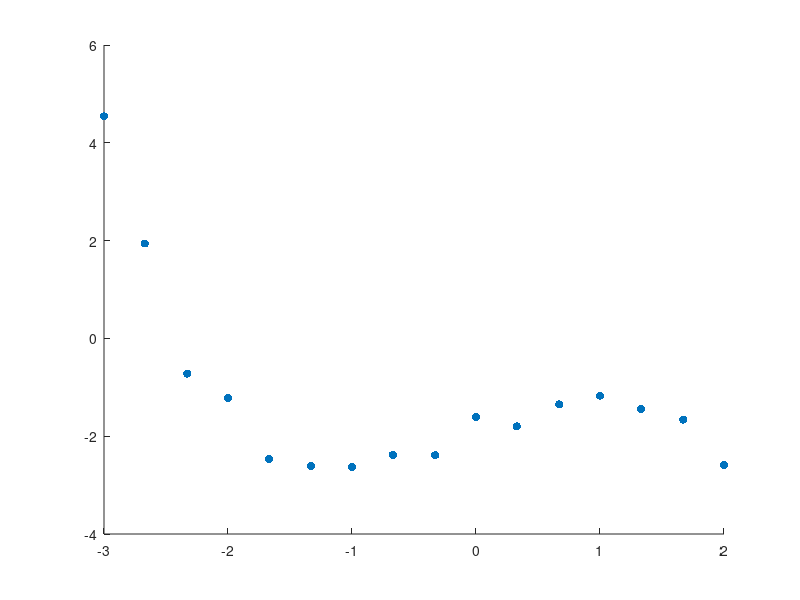

This chart was generated by the following MATLAB code: (Note: this script raises an error after producing the figure.)
% This script applies Newton's Method to get optimized solution for poly-regress

% You can chagne "d" to test different polynomial powers (default is cubic polynomial)
d = 4

% You can chagne "Xs" and "Ys" to test different datasets
Xs = [-3.00 -2.67 -2.33 -2.00 -1.67 -1.33 -1.00 -0.67 -0.33 0.00 0.33 0.67 1.00 1.33 1.67 2.00];
Ys = [4.54 1.94 -0.72 -1.22 -2.47 -2.61 -2.63 -2.38 -2.39 -1.61 -1.80 -1.35 -1.17 -1.44 -1.66 -2.59];
N = length(Xs);

figure();
hold on;
	scatter(Xs,Ys,'filled');
	
	p = 1.5;
	qInitial = randn(d,1); 
	[q,~,fe] = newton(qInitial,Xs,Ys,p);
	DATA_i = linspace(min(Xs),max(Xs),4*N);
	plot(DATA_i,polyval(q(end:-1:1),DATA_i),'b-');
	fprintf('blue: p=%0.2f, y=%0.2fx^3+(%0.2f)x^2+(%0.2f)x+(%0.2f), err=%0.2f', p, q(end:-1:1), fe);

	p = 2.00;
	qInitial = randn(d,1); 
	[q,~,fe] = newton(qInitial,Xs,Ys,p);
	DATA_i = linspace(min(Xs),max(Xs),4*N);
	plot(DATA_i,polyval(q(end:-1:1),DATA_i),'g-');
    fprintf(newline)
	fprintf('green: p=%0.2f, y=%0.2fx^3+(%0.2f)x^2+(%0.2f)x+(%0.2f), err=%0.2f', p, q(end:-1:1), fe);

	p = 5.0;
	qInitial = randn(d,1); 
	[q,~,fe] = newton(qInitial,Xs,Ys,p);
	DATA_i = linspace(min(Xs),max(Xs),4*N);
	plot(DATA_i,polyval(q(end:-1:1),DATA_i),'r-');
    fprintf(newline)
	fprintf('red: p=%0.2f, y=%0.2fx^3+(%0.2f)x^2+(%0.2f)x+(%0.2f), err=%0.2f', p, q(end:-1:1), fe);

    fprintf(newline)
hold off;

% Gets the p-error of the simulating polynomial
function result = Ep(q,x,y,p)
    result = sum(abs(polyval(q(end:-1:1),x)-y).^p);
end

% Gets the first derivative of Ep
function result = dEp(q,x,y,p)
    r = polyval(q(end:-1:1),x)-y;
    result = zeros(length(q),1);
    for j=0:length(q)-1
        result(1+j) = sum(p*(abs(r).^(p-1)).*(x.^j).*sign(r));
    end
end

% Gets the second derivates of Ep
function result = ddEp(q,x,y,p)
    r = polyval(q(end:-1:1),x)-y;
    result = zeros(length(q),length(q));
    for j=0:length(q)-1
        for k=0:length(q)-1
            result(1+j,1+k) = sum(p*(p-1)*(abs(r).^(p-2)).*(x.^(j+k)));
        end
    end
end

% Gets optimal polynomial minimizing Ep
function [root,newtonErr,err] = newton(qInitial,x,y,p)
    maxItr = 15; itr = 0; q = qInitial;
    while (itr < maxItr)
        dq = ddEp(q,x,y,p)\dEp(q,x,y,p);
        q = q - dq;
        itr = itr+1;
    end
    root = q; newtonErr = norm(dEp(root,x,y,p)); err = Ep(root,x,y,p);
end


